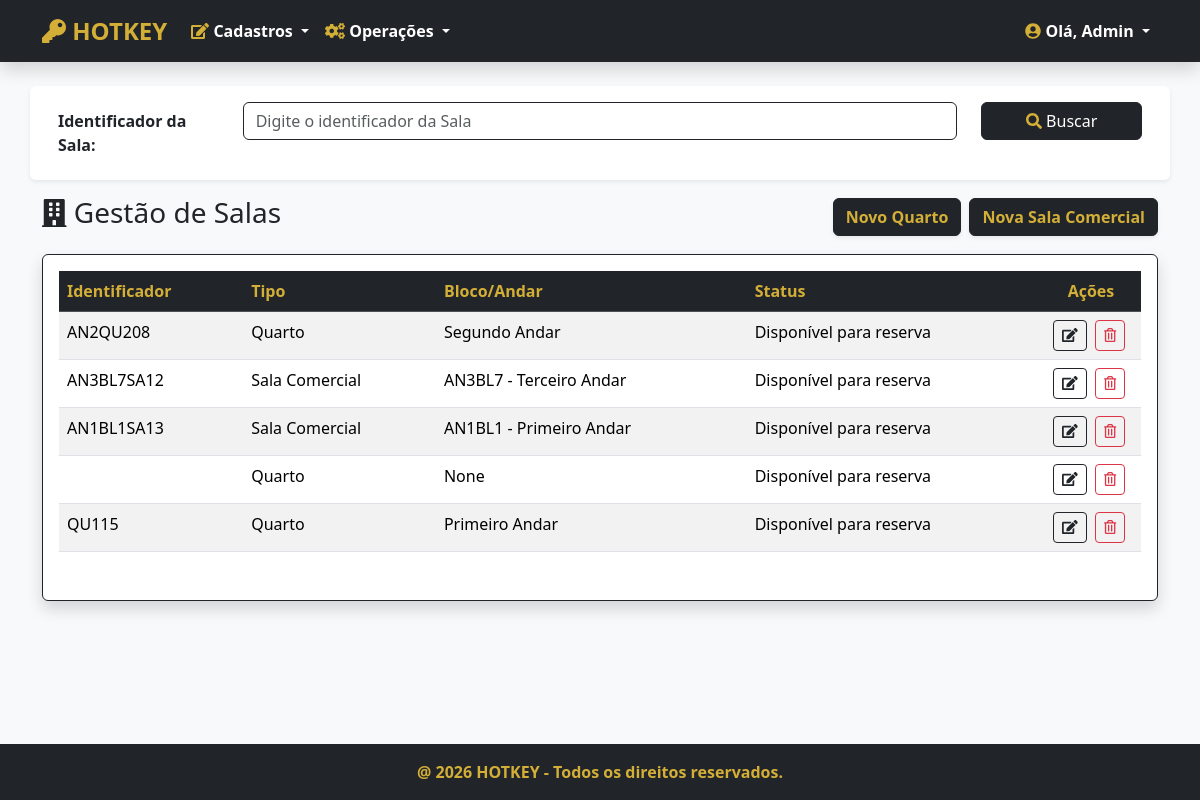
Page /salas/ (signed in) on the committed database.
### salas/models.py (models this page shows, shortened)
class Sala(models.Model):
    TIPO_CHOICES = [
        ('QUARTO', 'Quarto'),
        ('SALA COMERCIAL','Sala Comercial')
    ]
    STATUS_CHOICES = [
        ('DISPONÍVEL','Disponível para reserva'),
        ('RESERVADA','Reservada')
    ]
    ANDAR_CHOICES = [
        ('1', 'Primeiro Andar'),
        ('2', 'Segundo Andar'),
        ('3', 'Terceiro Andar'),
        ('4', 'Quarto Andar'),
        ('5', 'Quinto Andar'),
        ('6', 'Sexto Andar'),
        ('7', 'Setimo Andar'),
        ('8', 'Oitavo Andar'),
    ]
    codigo = models.CharField('Codigo', max_length=100,help_text='Identificador da sala')
    tipo = models.CharField('Tipo', max_length=50, choices=TIPO_CHOICES, default='QUARTO')
    status = models.CharField('Status',max_length=50,choices=STATUS_CHOICES,help_text='Status da sala',default='DISPONÍVEL')
    andar = models.CharField('Andar',max_length=50,choices=ANDAR_CHOICES,null=True, blank=True)
    bloco = models.ForeignKey('blocos.Bloco', on_delete=models.PROTECT, null=True, blank=True)
    class Meta:
        verbose_name = 'Sala'
        verbose_name_plural = 'Salas'

### blocos/models.py (models this page shows)
class Bloco(models.Model):
    ANDAR_CHOICES = [
        ('1', 'Primeiro Andar'),
        ('2', 'Segundo Andar'),
        ('3', 'Terceiro Andar'),
        ('4', 'Quarto Andar'),
        ('5', 'Quinto Andar'),
        ('6', 'Sexto Andar'),
        ('7', 'Setimo Andar'),
        ('8', 'Oitavo Andar'),
    ]
    codigo = models.CharField('Codigo',max_length=100, unique=True, help_text='Identificador do bloco')
    andar = models.CharField('Andar',max_length=100, choices=ANDAR_CHOICES, help_text='Andar do bloco',default='1')
    quantidade = models.IntegerField('Quantidade',validators=[MinValueValidator(0), MaxValueValidator(15)],help_text='Quantidade de salas do bloco(Máx: 15)')
    class Meta:
        verbose_name = 'Bloco'
        verbose_name_plural = 'Blocos'
    def __str__(self):
        return f"{self.codigo} - {self.get_andar_display()}"

### salas/views.py (the view)
# urls.py: path('', SalaListView.as_view(), name='salas'),
class SalaListView(PermissionRequiredMixin,ListView):
    permission_required = 'salas.view_sala'
    permission_denied = 'Visualizar sala'
    model = Sala
    template_name = 'salas.html'
    def get_queryset(self):
        buscar = self.request.GET.get('buscar')
        qs = super(SalaListView, self).get_queryset()
        if buscar:
            qs = qs.filter(codigo__icontains=buscar)
        if qs.count() > 0:
            paginator = Paginator(qs, 5)
            listagem = paginator.get_page(self.request.GET.get('page'))
            return listagem
        else:
            return messages.info(self.request, 'Não existem salas cadastradas!')

### salas/templates/salas.html (shortened to what this page needs)
{% extends 'index.html' %}
{% load django_bootstrap5 %}
{% block content %}
<section class="section mt-4">
    <div class="container">
        <form action="" method="GET">
            <div class="form-group row p-3 mb-3 bg-white shadow-sm rounded">
                <label class="col-sm-2 col-form-label fw-bold">Identificador da Sala:</label>
                <div class="col-sm-8">
                    <input class="form-control border-dark" type="text" name="buscar" value="{{ request.GET.buscar }}" placeholder="Digite o identificador da Sala">
                </div>
                <div class="col-sm-2">
                    <button type="submit" class="btn btn-dark w-100"><i class="fas fa-search text-gold"></i> Buscar</button>
                </div>
            </div>
        </form>
        <div class="d-flex justify-content-between align-items-center mb-3">
            <h3 class="text-dark"><i class="fas fa-building"></i> Gestão de Salas</h3>
            <div class="d-flex gap-2">
                <a href="{% url 'quarto_adicionar' %}" class="btn btn-dark text-gold fw-bold shadow-sm">Novo Quarto</a>
                <a href="{% url 'sala_comercial_adicionar' %}" class="btn btn-dark text-gold fw-bold shadow-sm">Nova Sala Comercial</a>
            </div>
        </div>
        {% if object_list %}
        <div class="card shadow border-dark">
            <div class="card-body">
                <div class="table-responsive">
                    <table class="table table-hover table-striped">
                        <thead class="table-dark">
                            <tr>
                                <th class="text-gold">Identificador</th>
                                <th class="text-gold">Tipo</th>
                                <th class="text-gold">Bloco/Andar</th>
                                <th class="text-gold">Status</th>
                                <th style="width: 100px; text-align: center" class="text-gold">Ações</th>
                            </tr>
                        </thead>
                        <tbody>
                            {% for sala in object_list %}
                            <tr>
                                <td>{{ sala.codigo }}</td>
                                <td>{{ sala.get_tipo_display }}</td>
                                <td>
                                    {% if sala.tipo == 'QUARTO' %}
                                        {{sala.get_andar_display}}
                                    {% else %}
                                        {{sala.bloco}}
                                    {% endif %}
                                </td>
                                <td>{{ sala.get_status_display }}</td>
                                <td style="text-align: center">
                                {% if sala.tipo == 'QUARTO' %}
                                    <a href="{% url 'quarto_editar' sala.pk %}" class="btn btn-sm btn-outline-dark me-1" title="Editar">
                                        <i class="fas fa-edit"></i>
                                    </a>
                                {% else %}
                                    <a href="{% url 'sala_comercial_editar' sala.pk %}" class="btn btn-sm btn-outline-dark me-1" title="Editar">
                                        <i class="fas fa-edit"></i>
                                    </a>
                                {% endif %}
                                    <a href="{% url 'sala_apagar' sala.pk %}" class="btn btn-sm btn-outline-danger me-1" title="Excluir">
                                        <i class="far fa-trash-alt"></i>
                                    </a>
                                </td>
                            </tr>
                            {% endfor %}
                        </tbody>
                    </table>
                </div>
            </div>
        </div>
        {% else %}
        <div class="alert alert-warning border-dark text-dark mt-4">
            <h5 class="m-0"><i class="fas fa-exclamation-triangle text-gold"></i> Não existem salas cadastradas!</h5>
        </div>
        {% endif %}
    </div>
</section>
{% endblock %}

### home/templates/index.html (shortened to what this page needs)
<!DOCTYPE html>
{% load static %}
{% load django_bootstrap5 %}
<html lang="pt-br" data-bs-theme="light">
{% block head %}
    {% include "head.html" %}
{% endblock %}
<body class="d-flex flex-column min-vh-100">
    <nav class="navbar navbar-expand-lg bg-dark navbar-dark shadow">
        <div class="container">
            <a class="navbar-brand text-gold fw-bold fs-4" href="/">
                <i class="fas fa-key"></i> HOTKEY
            </a>
            <div class="collapse navbar-collapse" id="menuPrincipal">
                {% if request.user.is_authenticated %}
                <ul class="navbar-nav me-auto mb-2 mb-lg-0">
                    <li class="nav-item dropdown">
                        <a class="nav-link dropdown-toggle fw-bold" href="#" id="menuCadastros" role="button" data-bs-toggle="dropdown">
                            <i class="fas fa-edit text-gold"></i> Cadastros
                        </a>
                    </li>
                    <li class="nav-item dropdown">
                        <a class="nav-link dropdown-toggle fw-bold" href="#" id="menuOperacoes" role="button" data-bs-toggle="dropdown">
                            <i class="fas fa-cogs text-gold"></i> Operações
                        </a>
                    </li>
                </ul>
                <ul class="navbar-nav ms-auto">
                    <li class="nav-item dropdown">
                        <a class="nav-link dropdown-toggle fw-bold text-white" href="#" id="menuUsuario" role="button" data-bs-toggle="dropdown">
                            <i class="fas fa-user-circle text-gold"></i> Olá, {{ request.user.username|title }}
                        </a>
                    </li>
                </ul>
                {% endif %}
            </div>
        </div>
    </nav>
    <main class="flex-grow-1">
        {% block content %}{% endblock %}
    </main>
    {% block footer %}
        {% include "footer.html" %}
    {% endblock %}
</body>
</html>

### home/templates/head.html (style rules this page uses)
body { background-color: #f8f9fa; }
.text-gold { color: #D4AF37 !important; }
.navbar-dark .navbar-nav .nav-link { color: #fff; }

### rows in the picture
Sala: codigo "AN2QU208", tipo "Quarto", andar "Segundo Andar", status "Disponível para reserva"
Sala: codigo "AN3BL7SA12", tipo "Sala Comercial", bloco "AN3BL7 - Terceiro Andar", status "Disponível para reserva"
Sala: codigo "AN1BL1SA13", tipo "Sala Comercial", bloco "AN1BL1 - Primeiro Andar", status "Disponível para reserva"
Sala: tipo "Quarto", andar "None", status "Disponível para reserva"
Sala: codigo "QU115", tipo "Quarto", andar "Primeiro Andar", status "Disponível para reserva"

### other values in the picture
{{ request.user.username|title }} "Admin"
